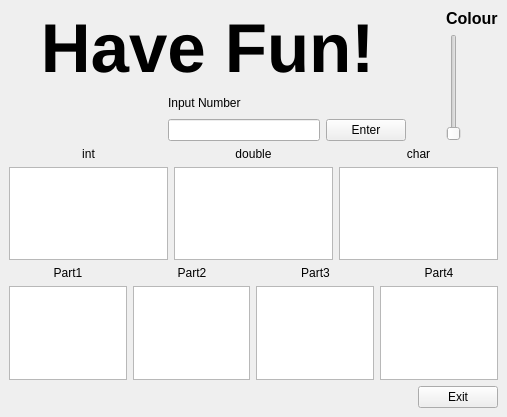
<?xml version="1.0" encoding="UTF-8"?>
<ui version="4.0">
 <class>showOffWindow</class>
 <widget class="QMainWindow" name="showOffWindow">
  <property name="geometry">
   <rect>
    <x>0</x>
    <y>0</y>
    <width>507</width>
    <height>417</height>
   </rect>
  </property>
  <property name="windowTitle">
   <string>MainWindow</string>
  </property>
  <widget class="QWidget" name="centralwidget">
   <layout class="QGridLayout" name="gridLayout">
    <item row="0" column="0" colspan="3">
     <widget class="QLabel" name="label_2">
      <property name="font">
       <font>
        <pointsize>52</pointsize>
        <bold>true</bold>
       </font>
      </property>
      <property name="text">
       <string>Have Fun!</string>
      </property>
      <property name="alignment">
       <set>Qt::AlignCenter</set>
      </property>
     </widget>
    </item>
    <item row="0" column="5" rowspan="3">
     <layout class="QVBoxLayout" name="verticalLayout_2">
      <item>
       <widget class="QLabel" name="label">
        <property name="font">
         <font>
          <pointsize>12</pointsize>
          <bold>true</bold>
         </font>
        </property>
        <property name="text">
         <string>Colour</string>
        </property>
       </widget>
      </item>
      <item>
       <widget class="QSlider" name="colourSlider">
        <property name="orientation">
         <enum>Qt::Vertical</enum>
        </property>
       </widget>
      </item>
     </layout>
    </item>
    <item row="1" column="0">
     <spacer name="horizontalSpacer">
      <property name="orientation">
       <enum>Qt::Horizontal</enum>
      </property>
      <property name="sizeHint" stdset="0">
       <size>
        <width>125</width>
        <height>20</height>
       </size>
      </property>
     </spacer>
    </item>
    <item row="1" column="1" rowspan="2">
     <layout class="QVBoxLayout" name="verticalLayout">
      <item>
       <widget class="QLabel" name="label_3">
        <property name="text">
         <string>Input Number</string>
        </property>
       </widget>
      </item>
      <item>
       <widget class="QLineEdit" name="inputNumberBox"/>
      </item>
     </layout>
    </item>
    <item row="1" column="3" rowspan="2" colspan="2">
     <spacer name="horizontalSpacer_2">
      <property name="orientation">
       <enum>Qt::Horizontal</enum>
      </property>
      <property name="sizeHint" stdset="0">
       <size>
        <width>109</width>
        <height>20</height>
       </size>
      </property>
     </spacer>
    </item>
    <item row="2" column="2">
     <widget class="QPushButton" name="enterButton">
      <property name="text">
       <string>Enter</string>
      </property>
     </widget>
    </item>
    <item row="3" column="0" colspan="6">
     <layout class="QHBoxLayout" name="horizontalLayout_2">
      <item>
       <widget class="QLabel" name="label_4">
        <property name="text">
         <string>int</string>
        </property>
        <property name="alignment">
         <set>Qt::AlignCenter</set>
        </property>
       </widget>
      </item>
      <item>
       <widget class="QLabel" name="label_5">
        <property name="text">
         <string>double</string>
        </property>
        <property name="alignment">
         <set>Qt::AlignCenter</set>
        </property>
       </widget>
      </item>
      <item>
       <widget class="QLabel" name="label_6">
        <property name="text">
         <string>char</string>
        </property>
        <property name="alignment">
         <set>Qt::AlignCenter</set>
        </property>
       </widget>
      </item>
     </layout>
    </item>
    <item row="4" column="0" colspan="6">
     <layout class="QHBoxLayout" name="horizontalLayout_3">
      <item>
       <widget class="QTextBrowser" name="intTextBox"/>
      </item>
      <item>
       <widget class="QTextBrowser" name="doubleTextBox"/>
      </item>
      <item>
       <widget class="QTextBrowser" name="charTextBox"/>
      </item>
     </layout>
    </item>
    <item row="5" column="0" colspan="6">
     <layout class="QHBoxLayout" name="horizontalLayout_5">
      <item>
       <widget class="QLabel" name="label_7">
        <property name="text">
         <string>Part1</string>
        </property>
        <property name="alignment">
         <set>Qt::AlignCenter</set>
        </property>
       </widget>
      </item>
      <item>
       <widget class="QLabel" name="label_9">
        <property name="text">
         <string>Part2</string>
        </property>
        <property name="alignment">
         <set>Qt::AlignCenter</set>
        </property>
       </widget>
      </item>
      <item>
       <widget class="QLabel" name="label_8">
        <property name="text">
         <string>Part3</string>
        </property>
        <property name="alignment">
         <set>Qt::AlignCenter</set>
        </property>
       </widget>
      </item>
      <item>
       <widget class="QLabel" name="label_10">
        <property name="text">
         <string>Part4</string>
        </property>
        <property name="alignment">
         <set>Qt::AlignCenter</set>
        </property>
       </widget>
      </item>
     </layout>
    </item>
    <item row="6" column="0" colspan="6">
     <layout class="QHBoxLayout" name="horizontalLayout">
      <item>
       <widget class="QTextBrowser" name="bitBox1"/>
      </item>
      <item>
       <widget class="QTextBrowser" name="bitBox2"/>
      </item>
      <item>
       <widget class="QTextBrowser" name="bitBox3"/>
      </item>
      <item>
       <widget class="QTextBrowser" name="bitBox4"/>
      </item>
     </layout>
    </item>
    <item row="7" column="0" colspan="4">
     <spacer name="horizontalSpacer_3">
      <property name="orientation">
       <enum>Qt::Horizontal</enum>
      </property>
      <property name="sizeHint" stdset="0">
       <size>
        <width>372</width>
        <height>20</height>
       </size>
      </property>
     </spacer>
    </item>
    <item row="7" column="4" colspan="2">
     <widget class="QPushButton" name="exitButton">
      <property name="text">
       <string>Exit</string>
      </property>
     </widget>
    </item>
   </layout>
  </widget>
 </widget>
 <resources/>
 <connections/>
</ui>
